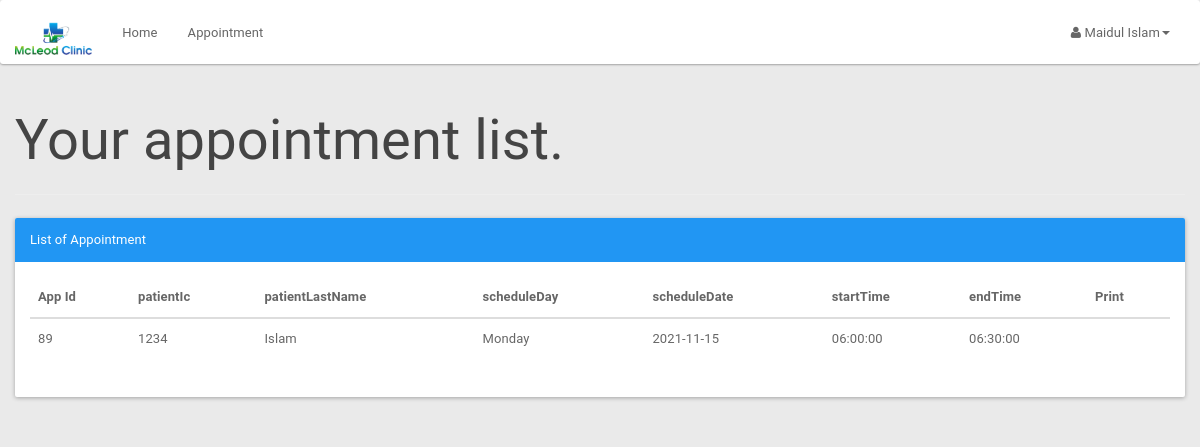
Screenshot of /patient/patientapplist.php (signed in) with the database file from the repository.
### tables this page shows
CREATE TABLE `appointment` (
  `appId` int(3) NOT NULL,
  `patientIc` bigint(12) NOT NULL,
  `scheduleId` int(10) NOT NULL,
  `appSymptom` varchar(100) NOT NULL,
  `appComment` varchar(100) NOT NULL,
  `status` varchar(10) NOT NULL DEFAULT 'process'
);

CREATE TABLE `patient` (
  `icPatient` bigint(12) NOT NULL,
  `password` varchar(20) NOT NULL,
  `patientFirstName` varchar(20) NOT NULL,
  `patientLastName` varchar(20) NOT NULL,
  `patientMaritialStatus` varchar(10) NOT NULL,
  `patientDOB` date NOT NULL,
  `patientGender` varchar(10) NOT NULL,
  `patientAddress` varchar(100) NOT NULL,
  `patientPhone` varchar(15) NOT NULL,
  `patientEmail` varchar(100) NOT NULL
);

CREATE TABLE `doctorschedule` (
  `scheduleId` int(11) NOT NULL,
  `scheduleDate` date NOT NULL,
  `scheduleDay` varchar(15) NOT NULL,
  `startTime` time NOT NULL,
  `endTime` time NOT NULL,
  `bookAvail` varchar(10) NOT NULL
);

### patient/patientapplist.php (the view, shortened to what this page needs)
<?php
include_once '../assets/conn/dbconnect.php';
$session=$_SESSION[ 'patientSession'];
$res=mysqli_query($con, "SELECT a.*, b.*,c.* FROM patient a
	JOIN appointment b
		On a.icPatient = b.patientIc
	JOIN doctorschedule c
		On b.scheduleId=c.scheduleId
	WHERE b.patientIc ='$session'");
	$userRow=mysqli_fetch_array($res);
?>
<!DOCTYPE html>
<html>
	<head>
		<link href="assets/css/material.css" rel="stylesheet">
		<link href="assets/css/default/style.css" rel="stylesheet">
		<link href="assets/css/default/blocks.css" rcel="stylesheet">
		<link rel="stylesheet" href="assets/font-awesome/css/font-awesome.min.css" />
	</head>
	<body>
		<nav class="navbar navbar-default " role="navigation">
			<div class="container-fluid">
				<div class="navbar-header">
					<a class="navbar-brand" href="patient.php"><img alt="Brand" src="assets/img/logo.png" height="40px"></a>
				</div>
				<div class="collapse navbar-collapse" id="bs-example-navbar-collapse-1">
					<ul class="nav navbar-nav">
						<ul class="nav navbar-nav">
							<li><a href="patient.php">Home</a></li>
							<li><a href="patientapplist.php?patientId=<?php echo $userRow['icPatient']; ?>">Appointment</a></li>
						</ul>
					</ul>
					<ul class="nav navbar-nav navbar-right">
						<li class="dropdown">
							<a href="#" class="dropdown-toggle" data-toggle="dropdown"><i class="fa fa-user"></i> <?php echo $userRow['patientFirstName']; ?> <?php echo $userRow['patientLastName']; ?><b class="caret"></b></a>
						</li>
					</ul>
				</div>
			</div>
		</nav>
<?php
echo "<div class='container'>";
echo "<div class='row'>";
echo "<div class='page-header'>";
echo "<h1>Your appointment list. </h1>";
echo "</div>";
echo "<div class='panel panel-primary'>";
echo "<div class='panel-heading'>List of Appointment</div>";
echo "<div class='panel-body'>";
echo "<table class='table table-hover'>";
echo "<thead>";
echo "<tr>";
echo "<th>App Id</th>";
echo "<th>patientIc </th>";
echo "<th>patientLastName </th>";
echo "<th>scheduleDay </th>";
echo "<th>scheduleDate </th>";
echo "<th>startTime </th>";
echo "<th>endTime </th>";
echo "<th>Print </th>";
echo "</tr>";
echo "</thead>";
$res = mysqli_query($con, "SELECT a.*, b.*,c.*
		FROM patient a
		JOIN appointment b
		On a.icPatient = b.patientIc
		JOIN doctorschedule c
		On b.scheduleId=c.scheduleId
		WHERE b.patientIc ='$session'");
while ($userRow = mysqli_fetch_array($res)) {
echo "<tbody>";
echo "<tr>";
echo "<td>" . $userRow['appId'] . "</td>";
echo "<td>" . $userRow['patientIc'] . "</td>";
echo "<td>" . $userRow['patientLastName'] . "</td>";
echo "<td>" . $userRow['scheduleDay'] . "</td>";
echo "<td>" . $userRow['scheduleDate'] . "</td>";
echo "<td>" . $userRow['startTime'] . "</td>";
echo "<td>" . $userRow['endTime'] . "</td>";
echo "<td><a href='invoice.php?appid=".$userRow['appId']."' target='_blank'><span class='glyphicon glyphicon-print' aria-hidden='true'></span></a> </td>";
}
echo "</tr>";
echo "</tbody>";
echo "</table>";
?>
	</div>
</div>
</div>
</div>
</body>
</html>

### patient/assets/css/default/style.css (style rules this page uses)
body { background-color: #EAEAEA !important; }
.navbar-default .navbar-brand { color:#fff; font-size:30px; font-weight:bold; }
.navbar { margin-bottom: 0px !important; }

### rows the page displays
appointment: patientIc.patientFirstName "Maidul", patientIc.patientLastName "Islam", appId "89", patientIc "1234", scheduleId.scheduleDay "Monday", scheduleId.scheduleDate "2021-11-15", scheduleId.startTime "06:00:00", scheduleId.endTime "06:30:00"
